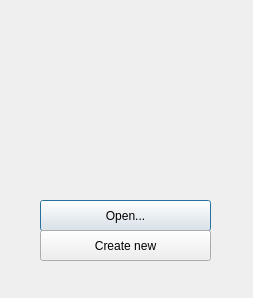
<?xml version="1.0" encoding="UTF-8"?>
<ui version="4.0">
 <class>Start_w</class>
 <widget class="QDialog" name="Start_w">
  <property name="geometry">
   <rect>
    <x>0</x>
    <y>0</y>
    <width>253</width>
    <height>298</height>
   </rect>
  </property>
  <property name="windowTitle">
   <string>Dialog</string>
  </property>
  <widget class="QPushButton" name="pushButton">
   <property name="geometry">
    <rect>
     <x>40</x>
     <y>200</y>
     <width>171</width>
     <height>31</height>
    </rect>
   </property>
   <property name="text">
    <string>Open...</string>
   </property>
  </widget>
  <widget class="QPushButton" name="pushButton_2">
   <property name="geometry">
    <rect>
     <x>40</x>
     <y>230</y>
     <width>171</width>
     <height>31</height>
    </rect>
   </property>
   <property name="text">
    <string>Create new</string>
   </property>
  </widget>
  <widget class="QLabel" name="label">
   <property name="geometry">
    <rect>
     <x>20</x>
     <y>10</y>
     <width>201</width>
     <height>161</height>
    </rect>
   </property>
   <property name="styleSheet">
    <string notr="true">image: url(:/Img/Untitled-1.png);</string>
   </property>
   <property name="text">
    <string/>
   </property>
  </widget>
 </widget>
 <resources/>
 <connections/>
</ui>
